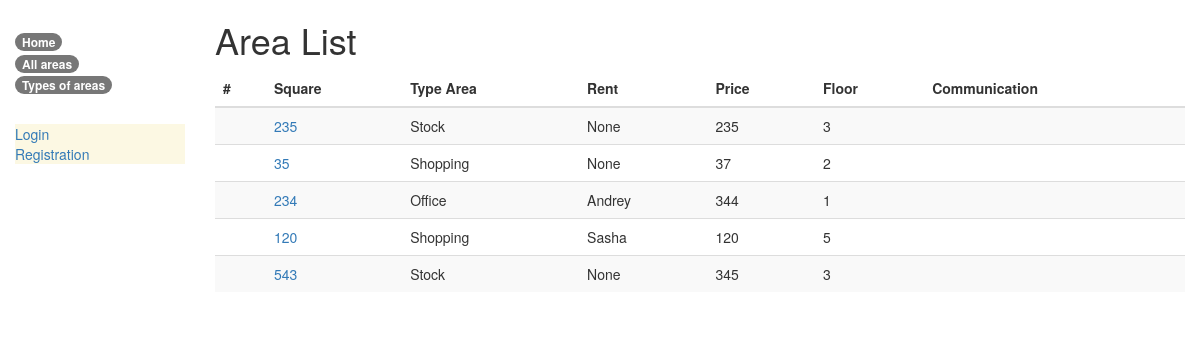
/catalog/areas/, run on the app's committed database.
### catalog/models.py (models this page shows, shortened)
class Area(models.Model):
    square = models.IntegerField(help_text="Площадь помещения")
    typeArea = models.ForeignKey('TypeArea', on_delete=models.SET_NULL, null=True)
    price = models.IntegerField(help_text="Цена")
    year = models.DateField(null=True, blank=True)
    floor = models.IntegerField(help_text="На каком этаже находится помещение")
    communication = models.ManyToManyField(Communication, help_text='Вода, отопление,электрическтво')
    address = models.TextField(help_text="Где находится")
    endOfRental = models.DateField(null=True, blank=True)
    rent = models.ForeignKey(User, on_delete=models.SET_NULL, null=True, blank=True)
    RENT_STATUS = (
        ('Free', 'Free'),
        ('Busy', 'Busy'),
    )
    status = models.CharField(
        max_length=4,
        choices=RENT_STATUS,
        blank=True,
        default="Free",
        help_text='Area availability')
    class Meta:
        ordering = ['endOfRental']
        permissions = (("can_mark_singled_out ", "Set area as free"),)
    def get_absolute_url(self):
        return reverse('area-detail', args=[str(self.id)])
    def display_communication(self):
        return ','.join([communication.name for communication in self.communication.all()[:3]])
    display_communication.short_description = 'Communication'

class TypeArea(models.Model):
    TYPE_STATUS = (
        ('Office', 'Office'),
        ('Stock', 'Stock'),
        ('Shopping', 'Shopping_center'),
    )
    name = models.CharField(max_length=10, choices=TYPE_STATUS, blank=True, default="Office")
    def __str__(self):
        return self.name

### catalog/views.py (the view)
# urls.py: path('areas/', views.AreaListView.as_view(), name='areas'),
class AreaListView(generic.ListView):
    model = Area
    paginate_by = 10
    context_object_name = 'area_list'

### catalog/templates/catalog/area_list.html
{% extends "base_generic.html" %}
{% block content %}
    <h1>Area List</h1>
    {% if area_list %}
    <table class="table table-striped table-hover" >
        <thead class="thread-dark">
            <tr>
                <th scope="col">#</th>
                <th scope="col">Square</th>
                <th scope="col">Type Area</th>
                <th scope="col">Rent</th>
                <th scope="col">Price</th>
                <th scope="col">Floor</th>
                <th scope="col">Communication</th>
            </tr>
        </thead>
        <tbody>
        {% for area in area_list %}
        <tr>
            <th scope="row"></th>
            <td><a href="{{ area.get_absolute_url }}">{{ area.square }}</a></td>
            <td>{{ area.typeArea }}</td>
            <td>{{ area.rent}}</td>
            <td>{{ area.price}}</td>
            <td>{{ area.floor}}</td>
            <td>{{ communication.name}}</td>
        </tr>
        {% endfor %}
    </table>
    {% else %}
      <p>There are no areas.</p>
    {% endif %}
{% endblock %}

### data on the page
Area: square "235", typeArea "Stock", rent "None", price "235", floor "3"
Area: square "35", typeArea "Shopping", rent "None", price "37", floor "2"
Area: square "234", typeArea "Office", rent "Andrey", price "344", floor "1"
Area: square "120", typeArea "Shopping", rent "Sasha", price "120", floor "5"
Area: square "543", typeArea "Stock", rent "None", price "345", floor "3"
